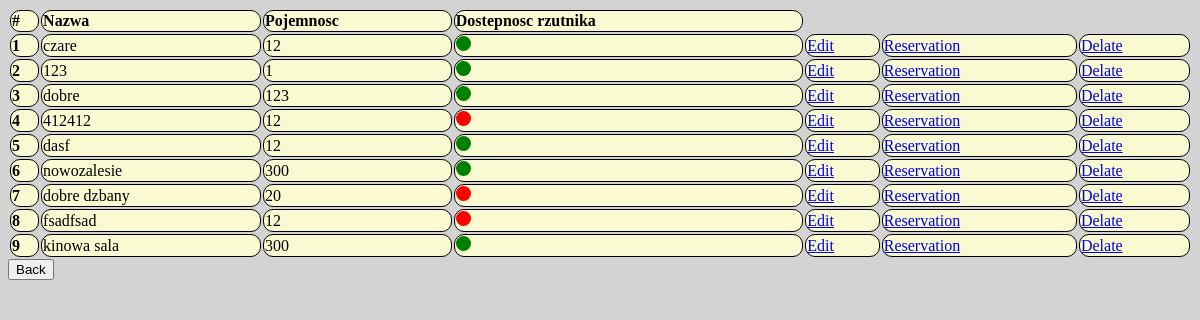
Screenshot of /show_all_rooms/ with the database file from the repository.
### reservation_app/models.py (models this page shows)
class ModelHall(models.Model):
    name_room = models.CharField(max_length=255, unique=True)
    capacity_room = models.SmallIntegerField()
    projector_available = models.BooleanField(default=False)

### reservation_app/views.py (the view, shortened to what this page needs)
# urls.py: path('show_all_rooms/', ShowAllRooms.as_view(), name='show-all-rooms')
class ShowAllRooms(View):
    def get(self, request, *args, **kwargs):
        rooms = ModelHall.objects.all()
        return render(request, 'show_all_rooms.html', context={"rooms": rooms})

### reservation_app/templates/show_all_rooms.html (shortened to what this page needs)
<!DOCTYPE html>
<html lang="en">
<head>
</head>
<body bgcolor="#d3d3d3">
<form action="" method="POST">
    <table style="width:100%;">
        <thead>
        <tr>
            <th scope="col" class="col-1">#</th>
            <th scope="col" class="col-2">Nazwa</th>
            <th scope="col" class="col-1">Pojemnosc</th>
            <th scope="col" class="col-5">Dostepnosc rzutnika</th>
        </tr>
        </thead>
        <tbody>
        {% for room in rooms %}
        <tr>
            <th scope="row" class="col-1">{{room.id}}</th>
            <td class="col-2">
                <a>{{ room.name_room }}</a>
            </td>
            <td class="col-3">{{room.capacity_room}}</td>
            {% if room.projector_available %}
                <td><span class="dot_is"></span></td>
            {% else %}
                <td><span class="dot_not"></span></td>
            {% endif %}
            <td>
                <a href="edit/">Edit</a>
            </td>
            <td>
                <a href="reservation/">Reservation</a>
            </td>
            <td>
                <a href="delete/">Delate</a>
            </td>
            {% endfor %}
        </tr>
        </tbody>
    </table>
    <input type="submit" name="back_button" value="Back">
</form>
</body>
</html>

### reservation_app/templates/show_all_rooms.html (style rules this page uses)
.dot_is { height: 15px; width: 15px; background-color: green; border-radius: 50%; display: inline-block; }
.dot_not { height: 15px; width: 15px; background-color: red; border-radius: 50%; display: inline-block; }
thead, th, td { border: 1px solid black; border-radius: 10px; border-collapse: collapse; text-align: left; background-color:lightgoldenrodyellow; }

### rows the page displays
ModelHall: id "1", name_room "czare", capacity_room "12", projector_available True (drawn)
ModelHall: id "2", name_room "123", capacity_room "1", projector_available True (drawn)
ModelHall: id "3", name_room "dobre", capacity_room "123", projector_available True (drawn)
ModelHall: id "4", name_room "412412", capacity_room "12", projector_available False (drawn)
ModelHall: id "5", name_room "dasf", capacity_room "12", projector_available True (drawn)
ModelHall: id "6", name_room "nowozalesie", capacity_room "300", projector_available True (drawn)
ModelHall: id "7", name_room "dobre dzbany", capacity_room "20", projector_available False (drawn)
ModelHall: id "8", name_room "fsadfsad", capacity_room "12", projector_available False (drawn)
ModelHall: id "9", name_room "kinowa sala", capacity_room "300", projector_available True (drawn)
